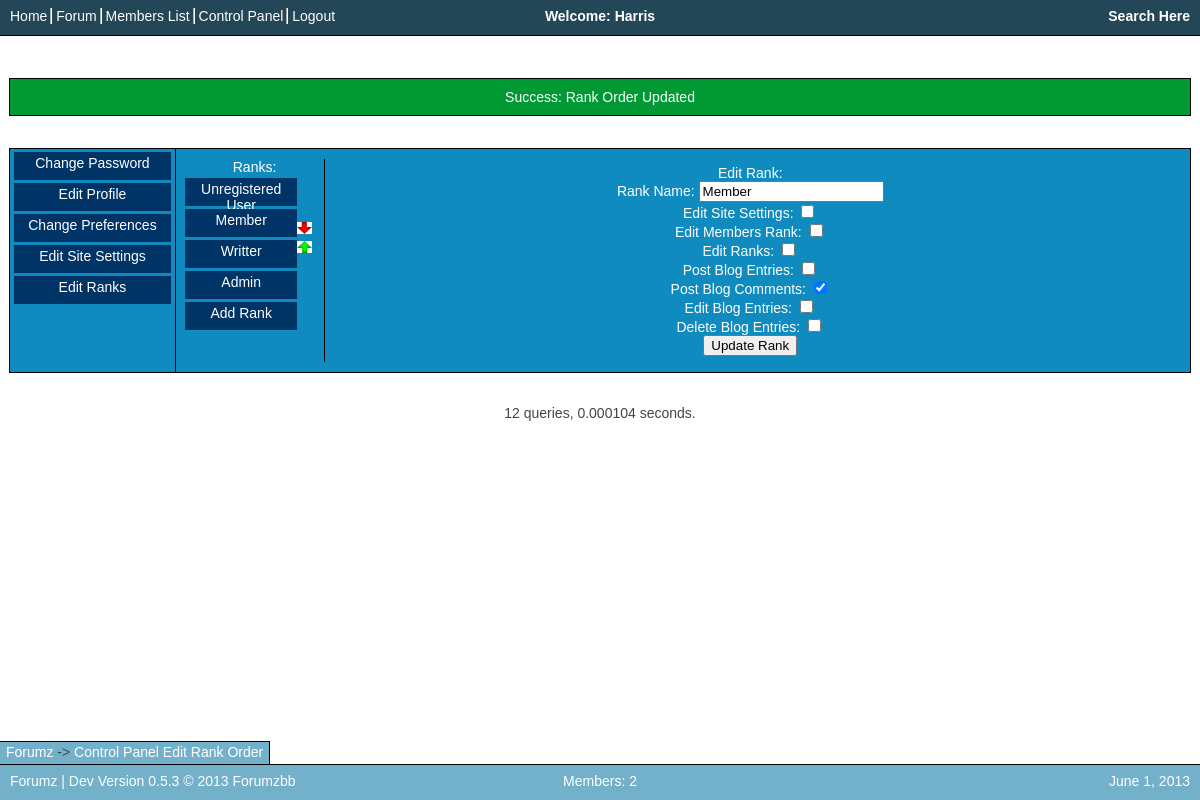
The app's page /controlPanel/swapRanks/1d (signed in) with its own data.
### tables this page shows
CREATE TABLE `forumzDev_navBar` (
  `navItemName` text NOT NULL,
  `navItemLink` text NOT NULL,
  `navItemOrder` text NOT NULL,
  `navItemDisplay` text NOT NULL
);

CREATE TABLE `forumzDev_ranks` (
  `rankID` int(11) NOT NULL,
  `rankOrder` int(11) NOT NULL,
  `rankName` text NOT NULL,
  `editSiteSettings` text NOT NULL,
  `editMemberRank` text NOT NULL,
  `editRanks` text NOT NULL,
  `postBlogEntries` text NOT NULL,
  `postBlogComments` text NOT NULL,
  `editBlogEntries` text NOT NULL,
  `deleteBlogEntries` text NOT NULL
);

CREATE TABLE `forumzDev_siteSettings` (
  `settingsProfile` text NOT NULL,
  `siteVersion` text NOT NULL,
  `siteName` text NOT NULL,
  `siteMotd` text NOT NULL,
  `siteSlogan` text NOT NULL,
  `defaultTheme` text NOT NULL,
  `siteDisabled` text NOT NULL,
  `reqLogin` text NOT NULL,
  `verifyRegisterEmail` text NOT NULL,
  `verifyRegisterAdmin` text NOT NULL,
  `htmlAllowed` text NOT NULL,
  `blogEntriesPerPage` int(11) NOT NULL
);

CREATE TABLE `forumzDev_pages` (
  `pageURL` text NOT NULL,
  `idDependant` text NOT NULL,
  `displayFile` text NOT NULL,
  `falseDisplayFile` text NOT NULL,
  `functionCall` text NOT NULL,
  `pageName` text NOT NULL,
  `breadcrumbTitle` text NOT NULL,
  `trueMsg` text NOT NULL,
  `falseMsg` text NOT NULL,
  `requireLogin` text NOT NULL,
  `siteRequireLoginApplies` text NOT NULL,
  `requirePermission` text NOT NULL,
  `requireFormSubmitted` text NOT NULL
);

### index.php (called while the page is built, shortened)
<?php
$mysqliServer = $_ENV['DATABASE_SERVER'];
$mysqliUser = "db166640_forumz";
$mysqliPass = "forumzbb";
$mysqliDatabase = "db166640_forumzDev";
$con = @mysqli_connect($mysqliServer, $mysqliUser, $mysqliPass, $mysqliDatabase) or die ("Site Not Setup");
require_once('loadSiteSettings.php');
loadSiteSettings();
require_once('Functions/forumz.main.php');
$userData=$_SESSION['userData'];
$pageName = mysqli_real_escape_string($con,$_GET['page']);
$pageID = mysqli_real_escape_string($con,$_GET['pageID']);
$pageID2 = mysqli_real_escape_string($con,$_GET['pageID2']);
displayWebsite();
?>

### loadSiteSettings.php (called while the page is built, shortened)
<?php
function loadSiteSettings() {
	$sql = "SELECT * FROM siteSettings WHERE settingsProfile='1'";
	$result = dbQuery($sql) or die ("Query failed: getSiteSettings");
	$setting=mysqli_fetch_array($result);
	global $siteSettings;
	if($setting['siteDisabled']!="") {
		$siteSettings['siteDisabled']=true;
		$siteSettings['disabledMessage']=$setting['siteDisabled'];
	} else { $siteSettings['siteDisabled']=false; }
	$siteSettings['siteName'] = $setting['siteName'];
	$siteSettings['siteMotd'] = $setting['siteMotd'];
	$siteSettings['siteSlogan'] = $setting['siteSlogan'];
	$siteSettings['defaultTheme'] = $setting['defaultTheme'];
	$siteSettings['blogEntriesPerPage'] = $setting['blogEntriesPerPage'];
	if($setting['reqLogin']=="true") {
		$siteSettings['reqLogin'] = true;
	} else { $siteSettings['reqLogin'] = false; }
	if($setting['verifyRegisterEmail']=="true") {
		$siteSettings['verifyRegisterEmail'] = true;
	} else { $siteSettings['verifyRegisterEmail'] = false; }
	if($setting['verifyRegisterAdmin']=="true") {
		$siteSettings['verifyRegisterAdmin'] = true;
	} else { $siteSettings['verifyRegisterAdmin'] = false; }
	if($setting['htmlAllowed']=="true") {
		$siteSettings['htmlAllowed'] = true;
	} else { $siteSettings['htmlAllowed'] = false; }
}
function dbQuery($sql) {
	global $con, $sqlQueries;
	$tableTitle=session_name();
	$tableTitle_from="FROM ".$tableTitle."_";
	$tableTitle_upd="UPDATE ".$tableTitle."_";
	$tableTitle_inst="INSERT INTO ".$tableTitle."_";
	$sql = str_replace("FROM ",$tableTitle_from,$sql);
	$sql = str_replace("UPDATE ",$tableTitle_upd,$sql);
	$sql = str_replace("INSERT INTO ",$tableTitle_inst,$sql);
	return mysqli_query($con, $sql);
}
?>

### Functions/forumz.ranking.php (called while the page is built, shortened)
<?php
function setUserPrivileges() {
	global $userData;
	$userRank=$userData['rankID'];
	$sql = "SELECT * FROM ranks WHERE rankID='$userRank'";
	$result = dbQuery($sql) or die ("Query failed: setUserPrivileges");
	$userData['permissions']=mysqli_fetch_array($result);
}
?>

### Functions/forumz.breadcrumbs.php (the view, shortened to what this page needs)
<?php
function getNumBreadcrumbs() {
	global $breadcrumbs;
	return count($breadcrumbs);
}
function addBreadcrumb($newBreadcrumbName, $newBreadcrumbLink) {
	global $breadcrumbs, $siteSettings;
	$newBreadcrumb='<a href="'.$siteSettings['siteURLShort'].$newBreadcrumbLink.'">'.$newBreadcrumbName.'</a>';
	if(!isset($breadcrumbs)) {
		$breadcrumbs=array($newBreadcrumb);
	} else {
		array_push($breadcrumbs, $newBreadcrumb);
	}
}
?>

### Functions/forumz.references.php (shortened to what this page needs)
<?php
function isLoggedIn() {
	global $userData;
	return $userData['loggedIn'];
}
function display($fileName) {
	require_once($siteSettings['siteVersionAddress'].'Themes/SkyBlue/'.$fileName.'.php');
}
function viewHTML($HTMLtxt) {
	echo "	".$HTMLtxt."\n";
}
?>

### Functions/forumz.settings.php (shortened to what this page needs)
<?php
function setupSiteURLs() {
	global $siteSettings;
	$siteSettings['siteURLShort']="/";
	$siteSettings['siteURLLong']="http://".$_SERVER['SERVER_NAME'].$siteSettings['siteURLShort'];
}
function displayNavBar() {
	global $siteSettings;
	if(isLoggedIn()) {
		$sql="SELECT * FROM navBar WHERE navItemDisplay='loggedIn' ORDER BY navItemOrder";
	} else {
		$sql="SELECT * FROM navBar WHERE navItemDisplay='loggedOut' ORDER BY navItemOrder";
	}
	$result = dbQuery($sql) or die ("Query failed: displayNavBar");
	while($navItem = mysqli_fetch_array($result)) {
		$navLink = $siteSettings['siteURLShort'].$navItem['navItemLink']."/";
		displayNavItem($navLink,$navItem['navItemName']);
	}
}
?>

### Functions/forumz.control.php (shortened to what this page needs)
<?php
function displayCPNav() {
	global $siteSettings, $userData;
	if($userData['permissions']['editSiteSettings']=="true") {
		displayCPNavItem("Edit Site Settings",$siteSettings['siteURLShort']."controlPanel/editSiteSettings/");
	}
	if($userData['permissions']['editRanks']=="true") {
		displayCPNavItem("Edit Ranks",$siteSettings['siteURLShort']."controlPanel/editRanks/");
	}
}
function displayCPContent() {
	global $pageID, $siteSettings, $pagePost, $userData;
	if($userData['permissions']['editRanks']=="true") {
		if($pageID=="editRanks"||$pageID=="swapRanks") { editRanksControlPanel(); $pageNotFound=false; }
	}
}
function editRanksControlPanel() {
	global $siteSettings, $pageID2;
	$siteURL=$siteSettings['siteURLShort'];
	$sql = "SELECT * FROM ranks WHERE rankID='$pageID2'";
	$result = dbQuery($sql) or die ("Query failed: editRanksControlPanel");
	$rankArray = mysqli_fetch_array($result);
	if($rankArray['editSiteSettings']=="true") { $settingChecked['editSiteSettings']="checked"; } else { $settingChecked['editSiteSettings']=""; }
	if($rankArray['editMemberRank']=="true") { $settingChecked['editMemberRank']="checked"; } else { $settingChecked['editMemberRank']=""; }
	if($rankArray['editRanks']=="true") { $settingChecked['editRanks']="checked"; } else { $settingChecked['editRanks']=""; }
	if($rankArray['postBlogEntries']=="true") { $settingChecked['postBlogEntries']="checked"; } else { $settingChecked['postBlogEntries']=""; }
	if($rankArray['postBlogComments']=="true") { $settingChecked['postBlogComments']="checked"; } else { $settingChecked['postBlogComments']=""; }
	if($rankArray['editBlogEntries']=="true") { $settingChecked['editBlogEntries']="checked"; } else { $settingChecked['editBlogEntries']=""; }
	if($rankArray['deleteBlogEntries']=="true") { $settingChecked['deleteBlogEntries']="checked"; } else { $settingChecked['deleteBlogEntries']=""; }
	editRanksForm($siteURL,$rankArray['rankID'],$rankArray['rankName'],$settingChecked);
}
function displayRankNavItems() {
	global $siteSettings,$userData;
	$sql = "SELECT * FROM ranks ORDER BY rankOrder";
	$result = dbQuery($sql) or die ("Query failed: displayRankNavItems");
	while($rank = mysqli_fetch_array($result)) {
		$rankLink=$siteSettings['siteURLShort']."controlPanel/editRanks/".$rank['rankID']."/";
		if($rank['rankID']=="0") {
			displayRankNavItem("Unregistered User",$rankLink,"","");
		}
	}
}
?>

### Themes/Defaults/breadcrumbs.php
<?php
function viewBreadcrumbs() {
	$numBreadcrumbs=getNumBreadcrumbs();
	for($i=0;$i<$numBreadcrumbs;$i++) {
		if($i==0) {
			viewHTML(getBreadcrumb($i));
		} else {
			viewHTML(" -> ".getBreadcrumb($i));
		}
	}
}
?>

### Themes/SkyBlue/SkyBlue.css (style rules this page uses)
html, body { background-color: #FFFFFF; font-family: Arial, Helvetica, sans-serif; color: #444444; font-size: 14px; padding-top: 35px; padding-bottom: 35px; text-align: center; }
a { text-decoration: none; color: #FFFFFF; }
.headFootLeftSide { text-align: left; float: left; width: 30%; overflow: hidden; padding-left: 10px; height: 25px; padding-top: 8px; }
.navItemLink { border-right: 2px groove #FFFFFF; padding-right: 3px; }
.navItemLink:last-child { border-right: none; }
.headFootCenter { text-align: center; float: center; overflow: hidden; height: 25px; padding-top: 8px; margin-left: 10px; margin-right: 10px; }
.headFootRightSide { text-align: right; float: right; width: 30%; overflow: hidden; padding-right: 10px; height: 25px; padding-top: 8px; }
.FullWidthSuccessDivision { background-color: #009933; color: #FFFFFF; font-size: 14px; padding: 10px; width: 98%; margin-left: auto; margin-right: auto; border: 1px solid #000000; }
#controlPanelNav, #controlPanelNav2 { display: inline-block; width: 14%; border-right: 1px solid #000000; height: 100%; position: absolute; left: 0px; top: 0px; }
#controlPanelNav2 { overflow: scroll; }
#controlPanelContent, #controlPanelContent2 { display: inline-block; width: 85%; padding: 3px; min-height: 135px; height: 100%; margin-left: 14%; position: relative; }
.controlPanelNavItem { width: 95%; height: 25px; display: block; margin-left: auto; margin-right: auto; margin-top: 3px; margin-bottom: 3px; background-color: #003366; color: #FFFFFF; padding-top: 3px; }
.controlPanelNav2Item { width: 85%; float: left; height: 25px; display: block; margin-left: auto; margin-right: auto; background-color: #003366; color: #FFFFFF; padding-top: 3px; }
.CPNav2Funcs { width: 15px; height: 25px; float: left; }
.CPNav2Func { width: 15px; height: 12px; display: block; }
.CPNav2Cont { width: 95%; height: 25px; padding-top: 3px; padding-bottom: 3px; }

### records on screen
forumzdev_navbar: HTMLtxt "Home"
forumzdev_navbar: HTMLtxt "Forum"
forumzdev_navbar: HTMLtxt "Members List"
forumzdev_navbar: HTMLtxt "Control Panel"
forumzdev_navbar: HTMLtxt "Logout"
forumzdev_ranks: HTMLtxt "Unregistered User"
forumzdev_ranks: HTMLtxt "Member"
forumzdev_ranks: HTMLtxt "Writter"
forumzdev_ranks: HTMLtxt "Admin"
forumzdev_sitesettings: siteName "Forumz"
forumzdev_pages: breadcrumbTitle "Control Panel Edit Rank Order"

### other values on screen
$HTMLtxt "Success: Rank Order Updated"
$HTMLtxt "->"
getPageLoadInfo() "12 queries, 0.000104 seconds."
